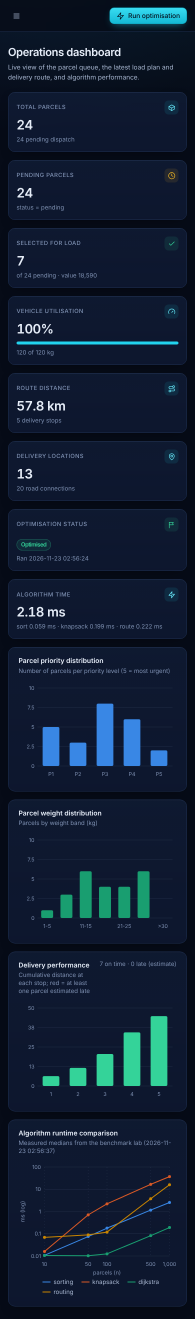
#> input picture docs/OFFICIAL DOCUMENTATION/Portfolio_Editable_Source/assets/screenshots/10-mobile-dashboard.png, 390 x 2637 px (shown at 1/2 size)
$ python make_mobile_segments.py
#> lines starting #> are read from the running program, lines starting #| are printed output that depends on the picture
from PIL import Image
im=Image.open('assets/screenshots/10-mobile-dashboard.png').convert('RGB')
#> im is the input picture: PIL image 390x2637 RGB; mean R, G, B 16.6, 31, 51
for s,(a,b) in zip('ABC',[(0,874),(874,1895),(1895,2637)]):
    im.crop((0,a,390,b)).save(f'assets/screenshots/10-mobile-seg{s}.png')
#> this loop made 3 passes
#> pass 1, `im.crop((0,a,390,b)).save(f'assets/screenshots/10-mobile-seg{s}.png')`:
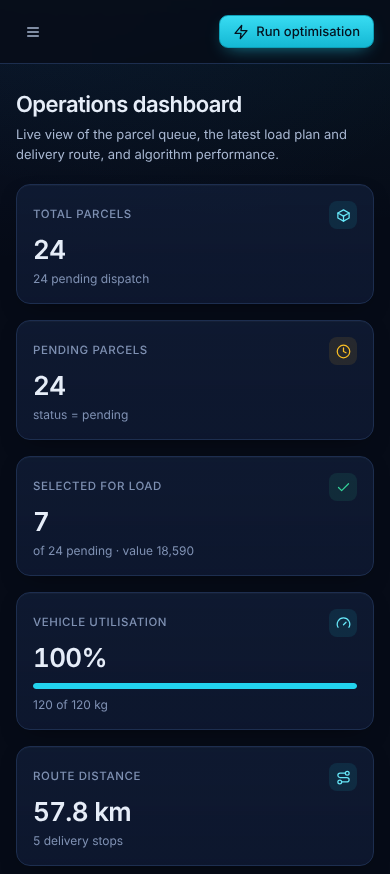
#> saved as 10-mobile-segA.png: PIL image 390x874 RGB; mean R, G, B 15.8, 28.5, 48.3
#> pass 2, `im.crop((0,a,390,b)).save(f'assets/screenshots/10-mobile-seg{s}.png')`:
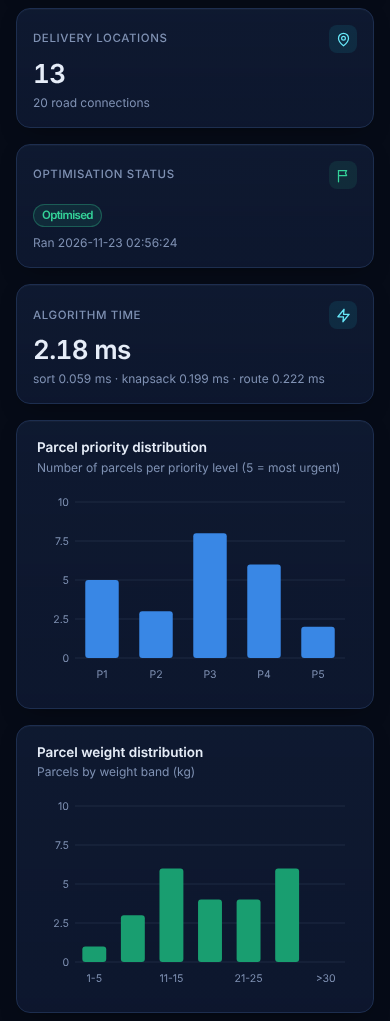
#> saved as 10-mobile-segB.png: PIL image 390x1021 RGB; mean R, G, B 16.6, 31.2, 53.2

$ run again, with docs/OFFICIAL DOCUMENTATION/Portfolio_Editable_Source/assets/screenshots/01-dashboard.png copied over docs/OFFICIAL DOCUMENTATION/Portfolio_Editable_Source/assets/screenshots/10-mobile-dashboard.png
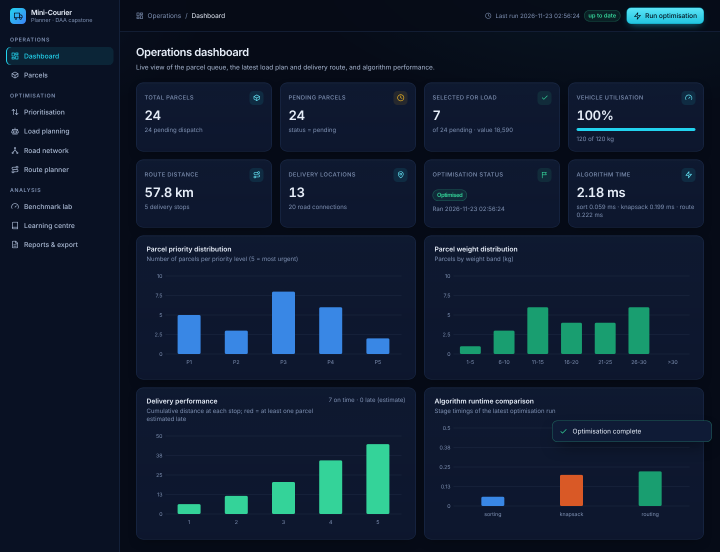
#> input picture docs/OFFICIAL DOCUMENTATION/Portfolio_Editable_Source/assets/screenshots/01-dashboard.png, 1440 x 1103 px (shown at 1/2 size)
#> im is the input picture: PIL image 1440x1103 RGB; mean R, G, B 15.2, 28.7, 47.5
#> the loop `for s,(a,b) in zip('ABC',[(0,874),(874,1895),(1895,2637)]):` made 3 passes
#> pass 1, `im.crop((0,a,390,b)).save(f'assets/screenshots/10-mobile-seg{s}.png')`:
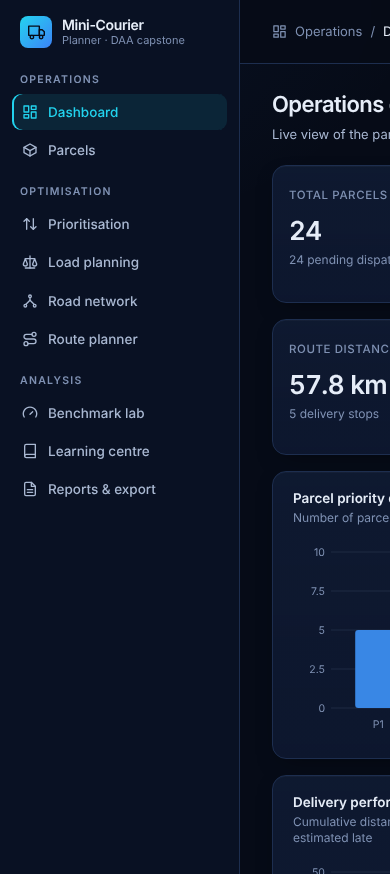
#> saved as 10-mobile-segA.png: PIL image 390x874 RGB; mean R, G, B 14.6, 24.2, 43.4
#> pass 2, `im.crop((0,a,390,b)).save(f'assets/screenshots/10-mobile-seg{s}.png')`:
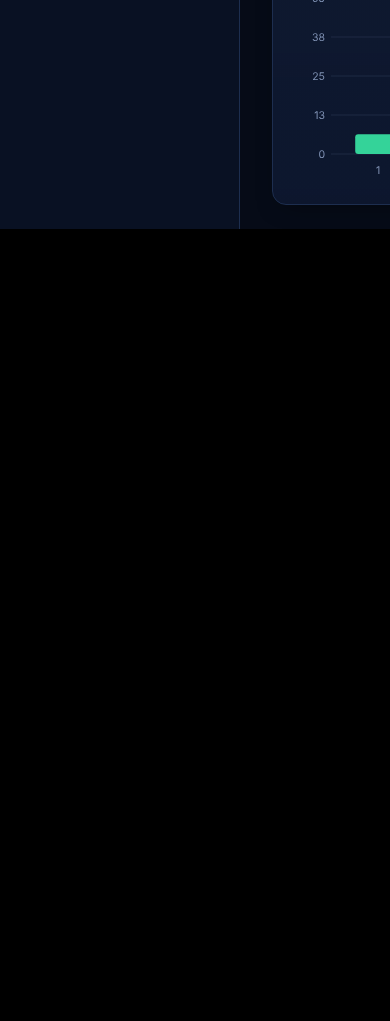
#> saved as 10-mobile-segB.png: PIL image 390x1021 RGB; mean R, G, B 2.3, 4.4, 8.5

$ run again, with docs/OFFICIAL DOCUMENTATION/Portfolio_Editable_Source/assets/screenshots/02-parcels.png copied over docs/OFFICIAL DOCUMENTATION/Portfolio_Editable_Source/assets/screenshots/10-mobile-dashboard.png
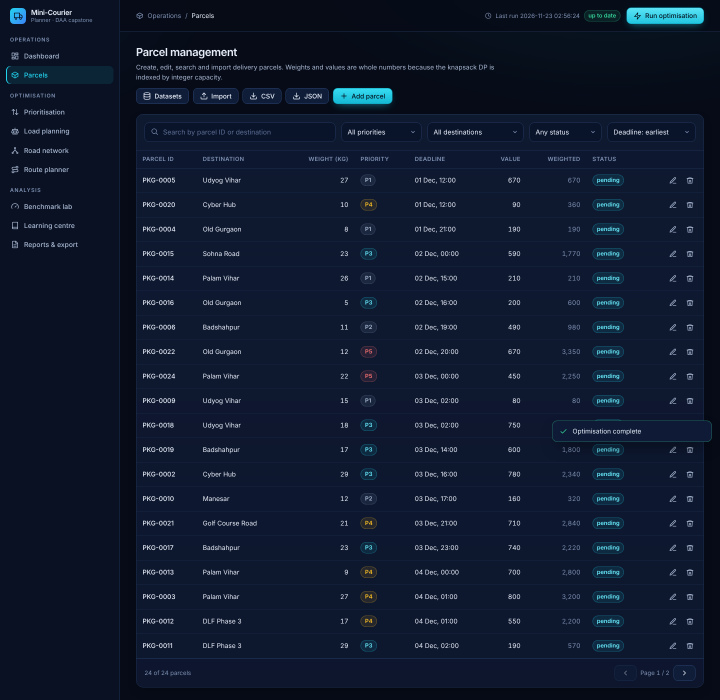
#> input picture docs/OFFICIAL DOCUMENTATION/Portfolio_Editable_Source/assets/screenshots/02-parcels.png, 1440 x 1399 px (shown at 1/2 size)
#> im is the input picture: PIL image 1440x1399 RGB; mean R, G, B 15.1, 25.6, 46
#> the loop `for s,(a,b) in zip('ABC',[(0,874),(874,1895),(1895,2637)]):` made 3 passes
#> pass 1, `im.crop((0,a,390,b)).save(f'assets/screenshots/10-mobile-seg{s}.png')`:
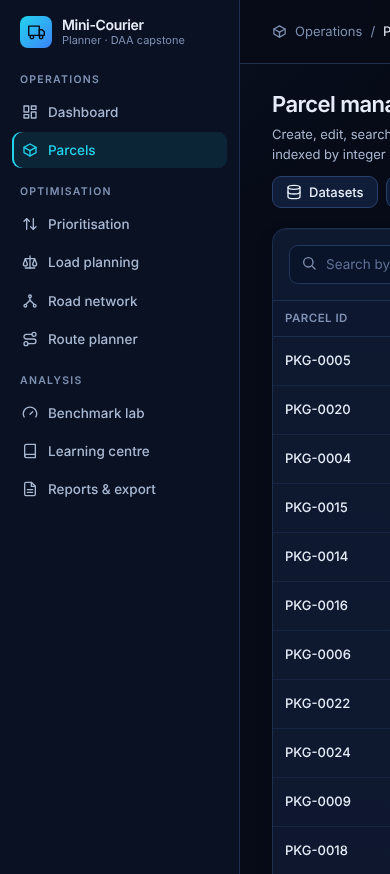
#> saved as 10-mobile-segA.png: PIL image 390x874 RGB; mean R, G, B 14.7, 23.8, 42.5
#> pass 2, `im.crop((0,a,390,b)).save(f'assets/screenshots/10-mobile-seg{s}.png')`:
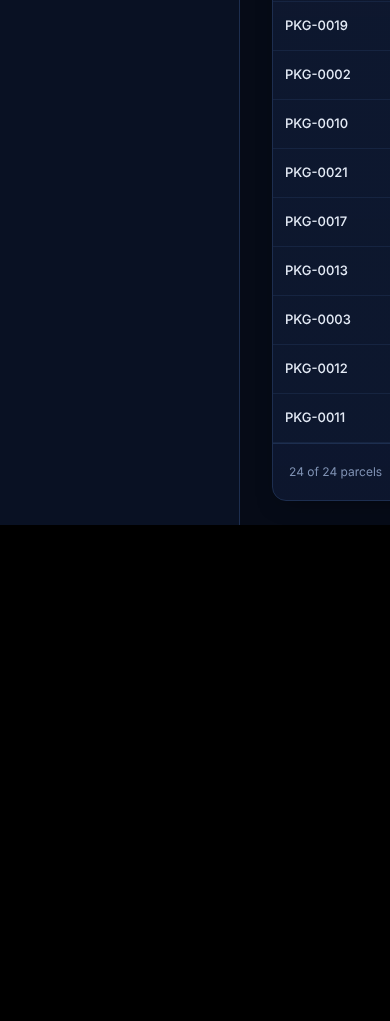
#> saved as 10-mobile-segB.png: PIL image 390x1021 RGB; mean R, G, B 6.2, 10.6, 20.2

$ run again, with docs/OFFICIAL DOCUMENTATION/Portfolio_Editable_Source/assets/screenshots/03-sorting.png copied over docs/OFFICIAL DOCUMENTATION/Portfolio_Editable_Source/assets/screenshots/10-mobile-dashboard.png
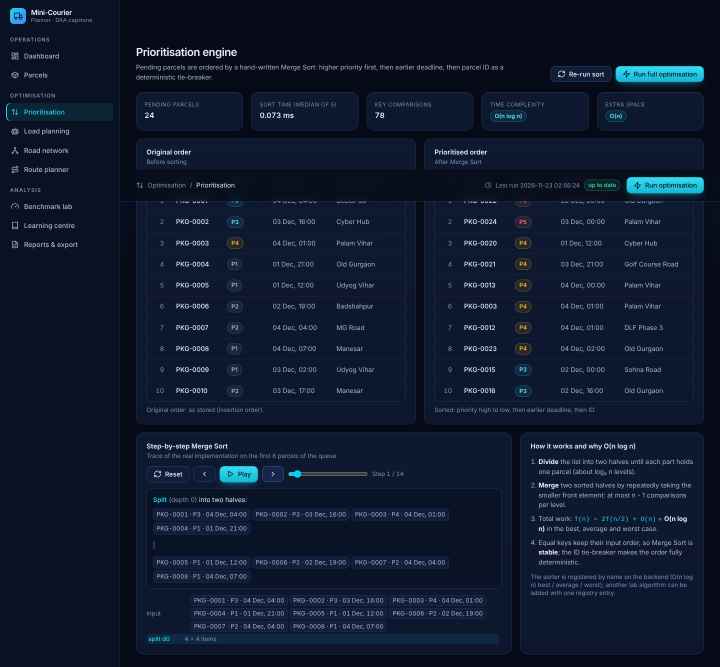
#> input picture docs/OFFICIAL DOCUMENTATION/Portfolio_Editable_Source/assets/screenshots/03-sorting.png, 1440 x 1333 px (shown at 1/2 size)
#> im is the input picture: PIL image 1440x1333 RGB; mean R, G, B 15.4, 25.8, 45.6
#> the loop `for s,(a,b) in zip('ABC',[(0,874),(874,1895),(1895,2637)]):` made 3 passes
#> pass 1, `im.crop((0,a,390,b)).save(f'assets/screenshots/10-mobile-seg{s}.png')`:
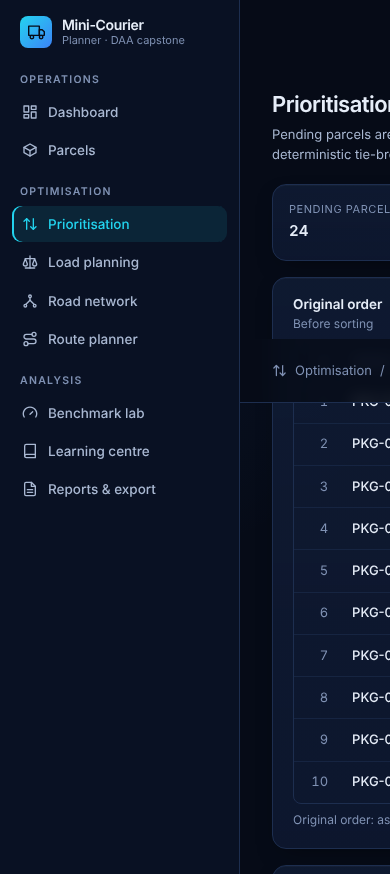
#> saved as 10-mobile-segA.png: PIL image 390x874 RGB; mean R, G, B 13.9, 22.9, 41.3
#> pass 2, `im.crop((0,a,390,b)).save(f'assets/screenshots/10-mobile-seg{s}.png')`:
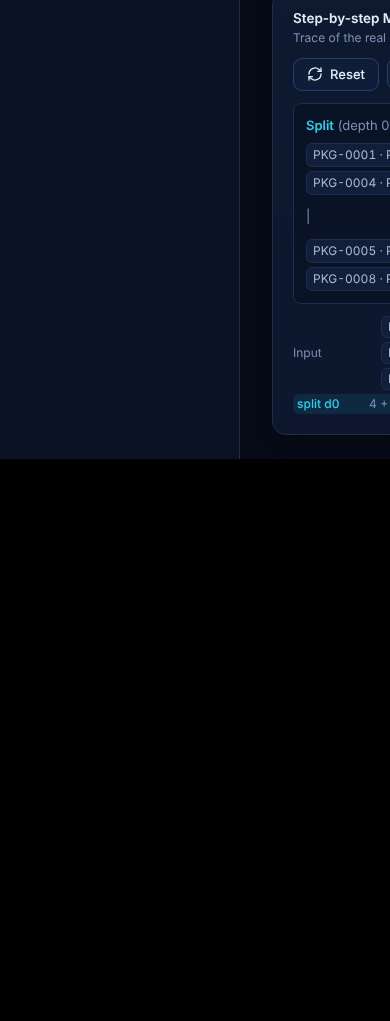
#> saved as 10-mobile-segB.png: PIL image 390x1021 RGB; mean R, G, B 5.3, 9.3, 17.9
